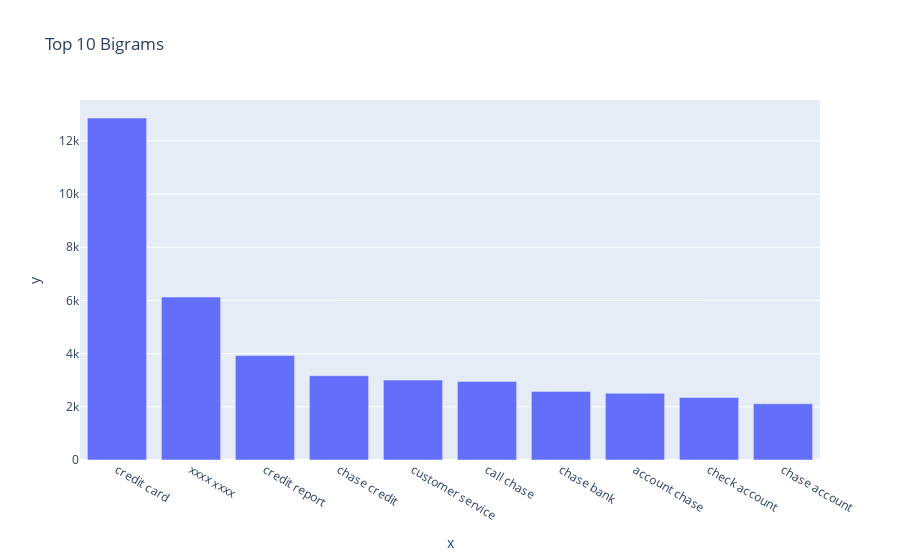

The notebook cell saved with this chart:
### Code cell
## TOP 10 BIGRAM
bigram = get_top_n_words(New_df['complaint_clean'],2,10)
for word, freq in bigram:
    print(word,freq)
px.bar(x=[word for word, freq in bigram],y=[freq for word,freq in bigram],title="Top 10 Bigrams")

### Figure 1 — Plotly figure (JSON) as saved in the notebook; plotly's stock layout.template omitted (floating-point values rounded to 4 significant figures)
{"data": [{"hovertemplate": "x=%{x}<br>y=%{y}<extra></extra>", "legendgroup": "", "marker": {"color": "#636efa", "pattern": {"shape": ""}}, "name": "", "orientation": "v", "showlegend": false, "textposition": "auto", "type": "bar", "x": ["credit card", "xxxx xxxx", "credit report", "chase credit", "customer service", "call chase", "chase bank", "account chase", "check account", "chase account"], "xaxis": "x", "y": [12862, 6127, 3927, 3170, 3004, 2956, 2579, 2507, 2349, 2114], "yaxis": "y"}], "layout": {"barmode": "relative", "legend": {"tracegroupgap": 0}, "title": {"text": "Top 10 Bigrams"}, "xaxis": {"anchor": "y", "domain": [0, 1], "title": {"text": "x"}}, "yaxis": {"anchor": "x", "domain": [0, 1], "title": {"text": "y"}}}}
